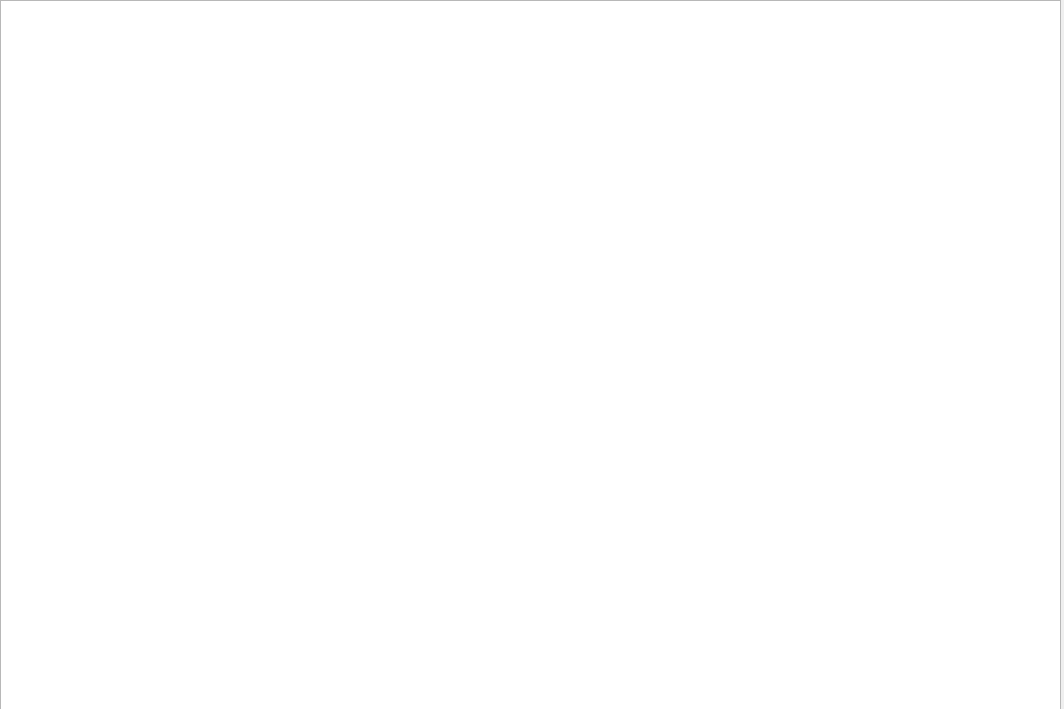
<?xml version="1.0" encoding="UTF-8"?>
<ui version="4.0">
 <class>juego3</class>
 <widget class="QWidget" name="juego3">
  <property name="geometry">
   <rect>
    <x>0</x>
    <y>0</y>
    <width>1064</width>
    <height>709</height>
   </rect>
  </property>
  <property name="windowTitle">
   <string>Form</string>
  </property>
  <widget class="QGraphicsView" name="graphicsViewJ3">
   <property name="geometry">
    <rect>
     <x>0</x>
     <y>0</y>
     <width>1061</width>
     <height>711</height>
    </rect>
   </property>
  </widget>
 </widget>
 <resources/>
 <connections/>
</ui>
